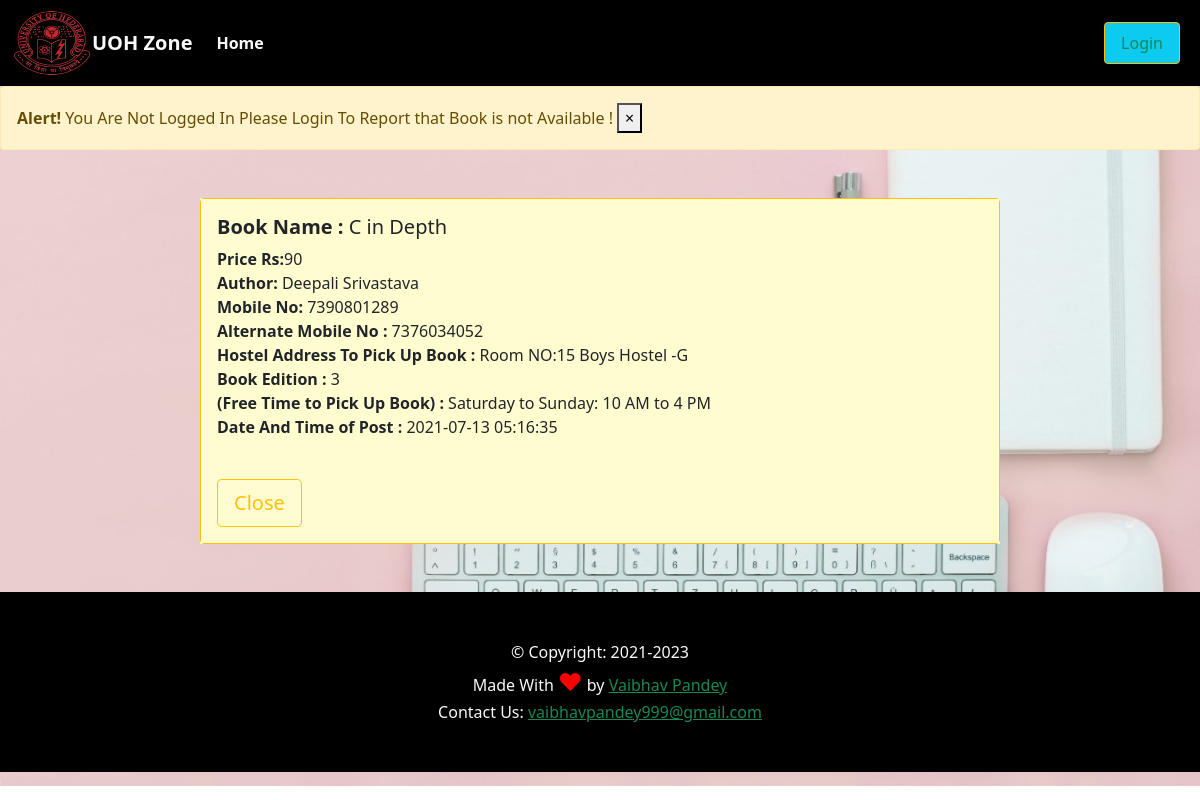
The page /adminbookdetails.php?view=203 on the database its author committed.
### tables this page shows
CREATE TABLE `books` (
  `book_id` int(20) NOT NULL,
  `book_name` varchar(255) NOT NULL,
  `author_name` varchar(255) NOT NULL,
  `price` int(40) NOT NULL,
  `mobile_no` bigint(10) NOT NULL,
  `hostel_add` varchar(500) NOT NULL,
  `free_time` varchar(500) NOT NULL,
  `alternate_mob_no` bigint(10) NOT NULL,
  `edition` varchar(10) NOT NULL,
  `image` longblob NOT NULL,
  `time_of_post` timestamp NOT NULL DEFAULT current_timestamp(),
  `reported_books` int(1) NOT NULL DEFAULT 0,
  `Seller_name` varchar(20) NOT NULL
);

### adminbookdetails.php (the view, shortened to what this page needs)
<!doctype html>
<html lang="en">
  <head>
    <link href="https://cdn.jsdelivr.net/npm/bootstrap@5.0.1/dist/css/bootstrap.min.css" rel="stylesheet">
  </head>
     <?php  require 'adminnav.php'; ?>
<?php
if((isset($_SESSION['loggedin'])) && $_SESSION['loggedin']==true){ }
    else{
      echo ' <div class="alert alert-warning alert-dismissible fade show" role="alert">
      <strong>   Alert!</strong>    You Are Not Logged In Please Login To Report that Book is not Available  !
                                          <button type="button" class="close mx-auto" data-dismiss="alert" aria-label="Close">
          <span  aria-hidden="true">×</span>
      </button>
  </div> ';
    }
?>
     <?php
   if(isset($_GET['view'])){
     $sno = $_GET['view'];
     $sql_view = "SELECT * FROM `books` WHERE `book_id` = $sno";
   $result= mysqli_query($conn, $sql_view);
   if($row = mysqli_fetch_assoc($result)){
       $name = $row['book_name'];
       $price = $row['price'];
       $author = $row['author_name'];
       $mobile=$row['mobile_no'];
      $hostel=$row['hostel_add'];
      $freetime=$row['free_time'];
      $alternate=$row['alternate_mob_no'];
      $edition=$row['edition'];
      $posttime=$row['time_of_post'];
      echo '<div style="background-color:#FFFDD0" class=" zz overflow-auto mx-auto   my-5  col-md-4 my-2" >
      <div class="card border-warning " style="width: 50rem;">
                   <div style="background-color:#FFFDD0" class=" text-dark  card-body" >
              <h5 class="card-title"><b>Book Name :  </b>' . $name  . '</h5>
              <p class="card-text"><b>Price Rs:</b>' . $price .'<br>
              <b >Author: </b>' . $author .'<br>
              <b>Mobile No: </b> ' . $mobile .'<br>
              <b>Alternate Mobile No : </b> ' . $alternate .'<br>
              <b>Hostel Address To Pick Up Book :  </b>' . $hostel .'<br>
              <b>Book Edition : </b> ' . $edition .'<br>
              <b>(Free Time to Pick Up Book) : </b> ' . $freetime .'<br>
              <b>Date And Time of Post : </b> ' . $posttime .'<br>
              </p>
              <div class="footer" >
             <br>
             <a href="buynsellbook.php"   class="mx-auto btn btn-outline-warning  btn-lg" >Close</a>
          </div>
      </div>
      </div>
      </div>';
   }
}
?>
<?php  require'footer.php';  ?>
  </body>
</html>

### adminbookdetails.php (style rules this page uses)
body { margin: 0px; padding: 0px; background-image: url('images/notes1.jpeg'); background-position: center; background-repeat: no-repeat; background-size: cover; height: 100%; }
.zz { width:50rem; }

### rows shown on the page
books: book_name "C in Depth", price "90", author_name "Deepali Srivastava", mobile_no "7390801289", alternate_mob_no "7376034052", hostel_add "Room NO:15 Boys Hostel -G", edition "3", free_time "Saturday to Sunday: 10 AM to 4 PM", time_of_post "2021-07-13 05:16:35"
